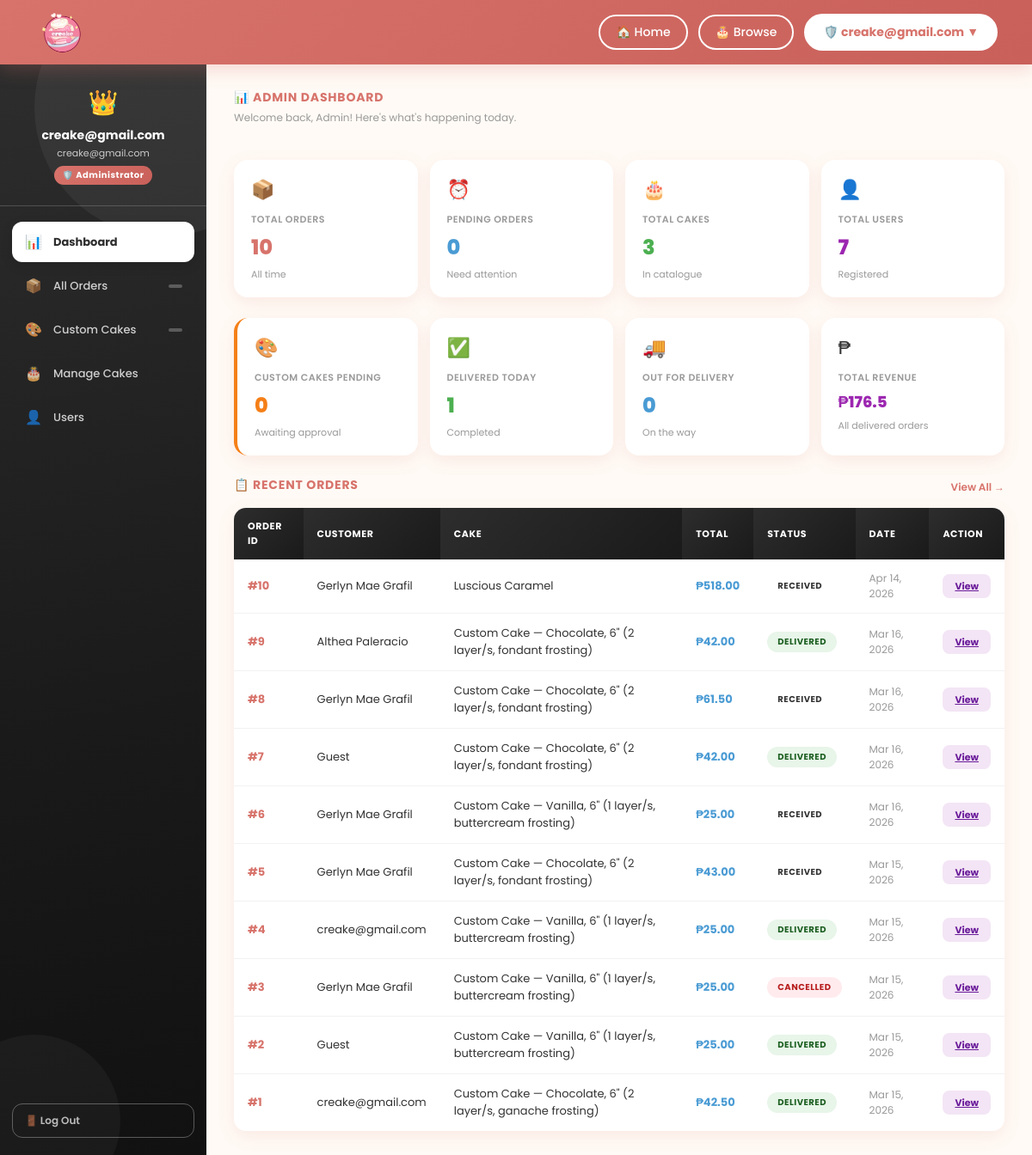
The page /admin-panel/ (signed in) on the database its author committed.
### creake/models.py (models this page shows, shortened)
class Order(models.Model):
    STATUS_CHOICES = [
        ('pending', 'Pending'),
        ('paid', 'Paid'),
        ('baking', 'Baking'),
        ('out_for_delivery', 'Out for Delivery'),
        ('delivered', 'Delivered'),
        ('received', 'Received'),
        ('cancelled', 'Cancelled'),
    ]
    CUSTOM_STATUS_CHOICES = [
        ('none', 'Not a Custom Cake'),
        ('pending', 'Pending Approval'),
        ('approved', 'Approved'),
        ('rejected', 'Rejected'),
    ]
    user       = models.ForeignKey(User, on_delete=models.CASCADE, null=True, blank=True)
    cake_name  = models.CharField(max_length=100, default='')
    quantity   = models.IntegerField(default=1)
    total      = models.DecimalField(max_digits=8, decimal_places=2, default=0)
    address    = models.TextField(default='')
    city       = models.CharField(max_length=100, default='')
    zip_code   = models.CharField(max_length=20, default='')
    status     = models.CharField(max_length=50, default='pending', choices=STATUS_CHOICES)
    phone = models.CharField(max_length=20, blank=True, default='')
    is_custom_cake  = models.BooleanField(default=False)
    custom_status   = models.CharField(max_length=20, choices=CUSTOM_STATUS_CHOICES, default='none')
    created_at        = models.DateTimeField(auto_now_add=True)
    paid_at           = models.DateTimeField(null=True, blank=True)
    baking_at         = models.DateTimeField(null=True, blank=True)
    delivered_at      = models.DateTimeField(null=True, blank=True)
    received_at       = models.DateTimeField(null=True, blank=True)
    rider_name        = models.CharField(max_length=100, blank=True, null=True)
    estimated_arrival = models.CharField(max_length=100, blank=True, null=True)
    step              = models.IntegerField(default=0)
    special_instructions = models.TextField(blank=True, null=True)
    class Meta:
        ordering = ['-created_at']
    def get_status_display(self):
        return dict(self.STATUS_CHOICES).get(self.status, 'Unknown')

### creake/views.py (the view)
# urls.py: path('admin-panel/', views.admin_dashboard, name='admin_dashboard'),
@login_required
@user_passes_test(is_admin, login_url='creake:index')
def admin_dashboard(request):
    today = date.today()
    total_orders = Order.objects.count()
    pending_orders = Order.objects.filter(status='pending').count()
    total_cakes = Cake.objects.count()
    total_users = User.objects.filter(is_staff=False).count()
    pending_custom = Order.objects.filter(is_custom_cake=True, custom_status='pending').count()
    delivered_today = Order.objects.filter(status='delivered', delivered_at__date=today).count()
    out_for_delivery = Order.objects.filter(status='out_for_delivery').count()
    total_revenue = Order.objects.filter(status='delivered').aggregate(total=Sum('total'))['total'] or 0
    recent_orders = Order.objects.select_related('user').order_by('-created_at')[:10]
    pending_custom_list = Order.objects.filter(
        is_custom_cake=True, custom_status='pending'
    ).select_related('user').order_by('-created_at')[:5]
    context = {
        'total_orders': total_orders, 'pending_orders': pending_orders,
        'total_cakes': total_cakes, 'total_users': total_users,
        'pending_custom': pending_custom, 'delivered_today': delivered_today,
        'out_for_delivery': out_for_delivery, 'total_revenue': total_revenue,
        'recent_orders': recent_orders, 'pending_custom_list': pending_custom_list,
        'pending_orders_count': pending_orders, 'pending_custom_count': pending_custom,
    }
    return render(request, 'creake/admin_dashboard.html', context)

### creake/views.py (called while the page is built)
def is_admin(user):
    return user.is_authenticated and user.is_staff

### creake/templates/creake/admin_dashboard.html (shortened to what this page needs)
{% extends 'creake/base_admin.html' %}
{% block nav_dashboard %}active{% endblock %}
{% block content %}
<div>
  <div class="section-title">&#128202; Admin Dashboard</div>
  <div class="section-sub">Welcome back, {{ request.user.first_name|default:"Admin" }}! Here's what's happening today.</div>
</div>
<div class="stats-row">
  <div class="stat-card">
    <div class="stat-icon">&#128230;</div>
    <div class="stat-label">Total Orders</div>
    <div class="stat-value">{{ total_orders }}</div>
    <div class="stat-sub">All time</div>
  </div>
  <div class="stat-card blue">
    <div class="stat-icon">&#9200;</div>
    <div class="stat-label">Pending Orders</div>
    <div class="stat-value">{{ pending_orders }}</div>
    <div class="stat-sub">Need attention</div>
  </div>
  <div class="stat-card green">
    <div class="stat-icon">&#127874;</div>
    <div class="stat-label">Total Cakes</div>
    <div class="stat-value">{{ total_cakes }}</div>
    <div class="stat-sub">In catalogue</div>
  </div>
  <div class="stat-card purple">
    <div class="stat-icon">&#128100;</div>
    <div class="stat-label">Total Users</div>
    <div class="stat-value">{{ total_users }}</div>
    <div class="stat-sub">Registered</div>
  </div>
</div>
<div class="stats-row" style="margin-top:0;">
  <div class="stat-card" style="border-left: 4px solid #f57f17;">
    <div class="stat-icon">&#127912;</div>
    <div class="stat-label">Custom Cakes Pending</div>
    <div class="stat-value" style="color:#f57f17;">{{ pending_custom }}</div>
    <div class="stat-sub">Awaiting approval</div>
  </div>
  <div class="stat-card green">
    <div class="stat-icon">&#9989;</div>
    <div class="stat-label">Delivered Today</div>
    <div class="stat-value">{{ delivered_today }}</div>
    <div class="stat-sub">Completed</div>
  </div>
  <div class="stat-card blue">
    <div class="stat-icon">&#128666;</div>
    <div class="stat-label">Out for Delivery</div>
    <div class="stat-value">{{ out_for_delivery }}</div>
    <div class="stat-sub">On the way</div>
  </div>
  <div class="stat-card purple">
    <div class="stat-icon">&#8369;</div>
    <div class="stat-label">Total Revenue</div>
    <div class="stat-value" style="font-size:18px;">&#8369;{{ total_revenue }}</div>
    <div class="stat-sub">All delivered orders</div>
  </div>
</div>
<div>
  <div style="display:flex;justify-content:space-between;align-items:center;margin-bottom:12px;">
    <div class="section-title">&#128203; Recent Orders</div>
    <a href="{% url 'creake:admin_orders' %}" style="font-size:12px;color:var(--coral);font-weight:600;text-decoration:none;">View All →</a>
  </div>
  {% if recent_orders %}
  <table class="admin-table">
    <thead>
      <tr>
        <th>Order ID</th>
        <th>Customer</th>
        <th>Cake</th>
        <th>Total</th>
        <th>Status</th>
        <th>Date</th>
        <th>Action</th>
      </tr>
    </thead>
    <tbody>
      {% for order in recent_orders %}
      <tr>
        <td><strong style="color:var(--coral);">#{{ order.id }}</strong></td>
        <td>
          {% if order.user %}
            {% if order.user.get_full_name %}
              {{ order.user.get_full_name }}
            {% else %}
              {{ order.user.username }}
            {% endif %}
          {% else %}
            Guest
          {% endif %}
        </td>
        <td>{{ order.cake_name }}</td>
        <td><strong style="color:var(--blue-dark);">&#8369;{{ order.total }}</strong></td>
        <td>
          <span class="badge
            {% if order.status == 'pending' %}badge-pending
            {% elif order.status == 'paid' %}badge-paid
            {% elif order.status == 'baking' %}badge-baking
            {% elif order.status == 'out_for_delivery' %}badge-delivery
            {% elif order.status == 'delivered' %}badge-delivered
            {% elif order.status == 'cancelled' %}badge-cancelled
            {% endif %}">
            {{ order.get_status_display }}
          </span>
        </td>
        <td style="color:var(--text-muted);font-size:12px;">{{ order.created_at|date:"M d, Y" }}</td>
        <td>
          <a href="{% url 'creake:admin_order_detail' order.id %}" class="btn-action btn-view">View</a>
        </td>
      </tr>
      {% endfor %}
    </tbody>
  </table>
  {% else %}
  <div class="admin-empty">
    <div class="empty-icon">&#128230;</div>
    <p>No orders yet.</p>
  </div>
  {% endif %}
</div>
{% endblock %}

### creake/templates/creake/base_admin.html (shortened to what this page needs)
{% load static %}
<!DOCTYPE html>
<html lang="en">
<head>
<link rel="stylesheet" href="{% static 'creake/css/dashboard.css' %}">
</head>
<body>
<header class="site-header">
  <div class="header-logo">
    <a href="{% url 'creake:index' %}">
      <img src="{% static 'creake/images/creaked.png' %}" alt="CREAKE">
    </a>
  </div>
  <nav class="header-nav">
    <a href="{% url 'creake:index' %}">&#127968; Home</a>
    <a href="{% url 'creake:index' %}#main-content">&#127874; Browse</a>
    <div class="user-dropdown-wrap">
      <button class="user-nav-btn" onclick="toggleDropdown()">
        &#128737;&#65039; {{ request.user.first_name|default:request.user.username }} &#9660;
      </button>
    </div>
  </nav>
</header>
<div class="db-page">
  <aside class="db-side">
    <div class="side-avatar">
      <div class="admin-crown">&#128081;</div>
      <h3>{{ request.user.get_full_name|default:request.user.username }}</h3>
      <span>{{ request.user.email }}</span>
      <div class="side-badge">&#128737;&#65039; Administrator</div>
    </div>
    <nav class="side-nav">
      <a class="nav-item {% block nav_dashboard %}{% endblock %}" href="{% url 'creake:admin_dashboard' %}">
        <span class="nav-icon">&#128202;</span> Dashboard
      </a>
      <a class="nav-item {% block nav_orders %}{% endblock %}" href="{% url 'creake:admin_orders' %}">
        <span class="nav-icon">&#128230;</span> All Orders
        <span class="nav-badge">{{ pending_orders_count|default:"" }}</span>
      </a>
      <a class="nav-item {% block nav_custom_cakes %}{% endblock %}" href="{% url 'creake:admin_custom_cakes' %}">
        <span class="nav-icon">&#127912;</span> Custom Cakes
        <span class="nav-badge">{{ pending_custom_count|default:"" }}</span>
      </a>
      <a class="nav-item {% block nav_cakes %}{% endblock %}" href="{% url 'creake:admin_cakes' %}">
        <span class="nav-icon">&#127874;</span> Manage Cakes
      </a>
      <a class="nav-item {% block nav_users %}{% endblock %}" href="{% url 'creake:admin_users' %}">
        <span class="nav-icon">&#128100;</span> Users
      </a>
    </nav>
    <div class="side-bottom">
      <form method="post" action="{% url 'creake:logout' %}" style="margin:0;">
        <button type="submit" class="side-logout">&#128682; Log Out</button>
      </form>
    </div>
  </aside>
  <main class="db-main">
    <div class="db-body">
      {% block content %}{% endblock %}
    </div>
  </main>
</div>
</body>
</html>

### creake/templates/creake/base_admin.html (style rules this page uses)
.db-side { background: linear-gradient(170deg, #2d2d2d 0%, #1a1a1a 60%, #111 100%) !important; }
.nav-item.active { background: white; color: #2d2d2d !important; }
.side-badge { background: linear-gradient(135deg, #d7736b, #c9605a) !important; }
.admin-crown { font-size: 28px; margin-bottom: 6px; }
.admin-table { width: 100%; border-collapse: collapse; background: white; border-radius: 14px; overflow: hidden; box-shadow: var(--shadow); }
.admin-table th { background: linear-gradient(135deg, #2d2d2d, #1a1a1a); color: white; padding: 13px 16px; font-size: 11px; font-weight: 700; text-transform: uppercase; letter-spacing: 0.6px; text-align: left; }
.admin-table td { padding: 13px 16px; font-size: 13px; border-bottom: 1px solid rgba(0,0,0,0.05); vertical-align: middle; }
.admin-table tr:last-child td { border-bottom: none; }
.badge { display: inline-block; padding: 4px 12px; border-radius: 20px; font-size: 10px; font-weight: 700; text-transform: uppercase; letter-spacing: 0.5px; }
.badge-delivered { background: #e8f5e9; color: #1b5e20; }
.badge-cancelled { background: #ffebee; color: #b71c1c; }
.btn-action { padding: 6px 14px; border-radius: 8px; font-size: 11px; font-weight: 700; cursor: pointer; border: none; font-family: 'Poppins', sans-serif; transition: all 0.2s; }
.btn-view { background: #f3e5f5; color: #6a1b9a; }

### rows shown on the page
Order: id "10", user.get_full_name "Gerlyn Mae Grafil", cake_name "Luscious Caramel", total "518.00", status "RECEIVED", created_at "Apr 14, 2026"
Order: id "9", user.get_full_name "Althea Paleracio", cake_name "Custom Cake — Chocolate, 6\" (2 layer/s, fondant frosting)", total "42.00", status "DELIVERED", created_at "Mar 16, 2026"
Order: id "8", user.get_full_name "Gerlyn Mae Grafil", cake_name "Custom Cake — Chocolate, 6\" (2 layer/s, fondant frosting)", total "61.50", status "RECEIVED", created_at "Mar 16, 2026"
Order: id "7", shows "Guest", cake_name "Custom Cake — Chocolate, 6\" (2 layer/s, fondant frosting)", total "42.00", status "DELIVERED", created_at "Mar 16, 2026"
Order: id "6", user.get_full_name "Gerlyn Mae Grafil", cake_name "Custom Cake — Vanilla, 6\" (1 layer/s, buttercream frosting)", total "25.00", status "RECEIVED", created_at "Mar 16, 2026"
Order: id "5", user.get_full_name "Gerlyn Mae Grafil", cake_name "Custom Cake — Chocolate, 6\" (2 layer/s, fondant frosting)", total "43.00", status "RECEIVED", created_at "Mar 15, 2026"
Order: id "4", user.username "creake@gmail.com", cake_name "Custom Cake — Vanilla, 6\" (1 layer/s, buttercream frosting)", total "25.00", status "DELIVERED", created_at "Mar 15, 2026"
Order: id "3", user.get_full_name "Gerlyn Mae Grafil", cake_name "Custom Cake — Vanilla, 6\" (1 layer/s, buttercream frosting)", total "25.00", status "CANCELLED", created_at "Mar 15, 2026"
Order: id "2", shows "Guest", cake_name "Custom Cake — Vanilla, 6\" (1 layer/s, buttercream frosting)", total "25.00", status "DELIVERED", created_at "Mar 15, 2026"
Order: id "1", user.username "creake@gmail.com", cake_name "Custom Cake — Chocolate, 6\" (2 layer/s, ganache frosting)", total "42.50", status "DELIVERED", created_at "Mar 15, 2026"

### other values the page prints
{{ request.user.first_name|default:request.user.username }} "creake@gmail.com"
{{ request.user.get_full_name|default:request.user.username }} "creake@gmail.com"
{{ request.user.email }} "creake@gmail.com"
{{ request.user.first_name|default:"Admin" }} "Admin"
{{ total_orders }} "10"
{{ pending_orders }} "0"
{{ total_cakes }} "3"
{{ total_users }} "7"
{{ pending_custom }} "0"
{{ delivered_today }} "1"
{{ out_for_delivery }} "0"
{{ total_revenue }} "176.5"
